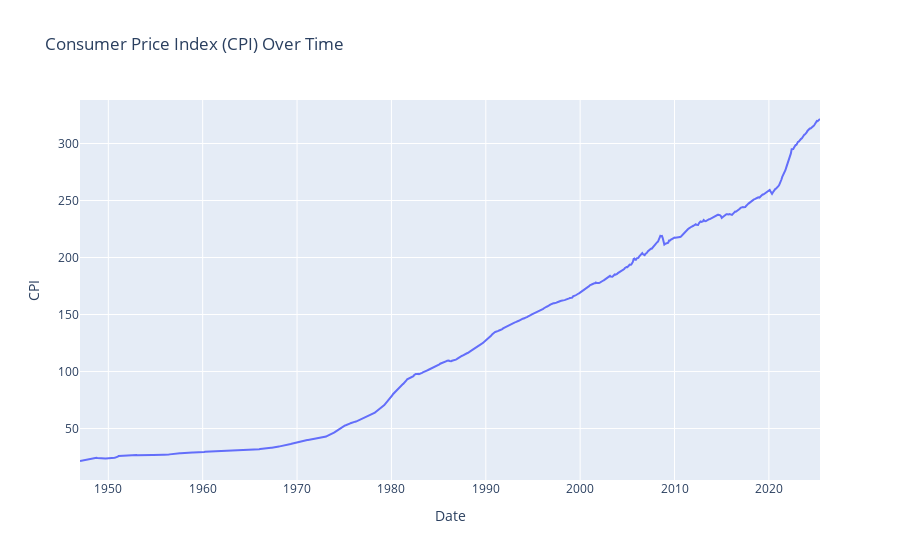

The notebook cell saved with this chart:
### Code cell
cpifig = px.line(df_cpi, x='Date', y='CPI', title='Consumer Price Index (CPI) Over Time')
cpifig.show()

### Figure 1 — Plotly figure (JSON) as saved in the notebook; plotly's stock layout.template omitted (floating-point values rounded to 4 significant figures; data arrays with more than 128 entries replaced by an {"elided": "..."} marker saying what was removed)
{"data": [{"hovertemplate": "Date=%{x}<br>CPI=%{y}<extra></extra>", "legendgroup": "", "line": {"color": "#636efa", "dash": "solid"}, "marker": {"symbol": "circle"}, "mode": "lines", "name": "", "orientation": "v", "showlegend": false, "type": "scatter", "x": {"elided": "942 str values"}, "xaxis": "x", "y": {"elided": "942 float values"}, "yaxis": "y"}], "layout": {"legend": {"tracegroupgap": 0}, "title": {"text": "Consumer Price Index (CPI) Over Time"}, "xaxis": {"anchor": "y", "domain": [0, 1], "title": {"text": "Date"}}, "yaxis": {"anchor": "x", "domain": [0, 1], "title": {"text": "CPI"}}}}
